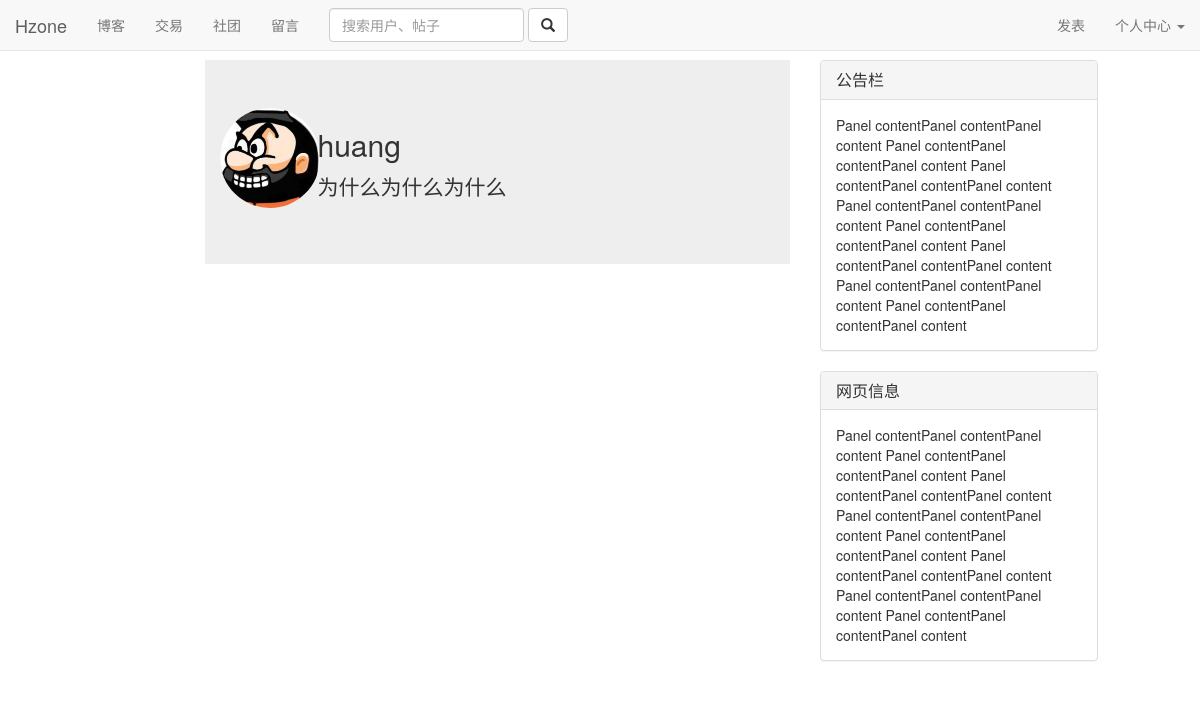
/user/2, run on the app's committed database.
### user/models.py (models this page shows)
class User(AbstractUser):
    motto = models.TextField(max_length=24)
    icon = models.ImageField(default="./static/icon/default.jpg",upload_to='./static/icon/')

### user/views.py (the view)
# urls.py: path('<int:user_id>',views.room),
def room(request,user_id):
    id_user = get_object_or_404(User,id = user_id)
    context = {}
    context['id_user'] = id_user
    response = render(request,'room.html',context)
    return response

### user/templates/room.html (shortened to what this page needs)
{% extends 'base.html' %}
{% block content %}
    <div class="jumbotron">
        <div class="container">
            <div class="row">
                <div class="col-md-2">
                    <img class="img-circle" src="/{{ id_user.icon }}" height="100px" width="100px">
                </div>
                <div class="col-md-10">
                    <h2>
                        {{ id_user.username }}
                    </h2>
                    {% if id_user.motto %}
                        <p>
                            {{ id_user.motto }}
                        </p>
                    {% else %}
                        <p>
                            这个人很懒，什么也没有写
                        </p>
                    {% endif %}
                </div>
            </div>
        </div>
    </div>
{% endblock %}

### data on the page
User: icon (picture), username "huang", motto "为什么为什么为什么"
